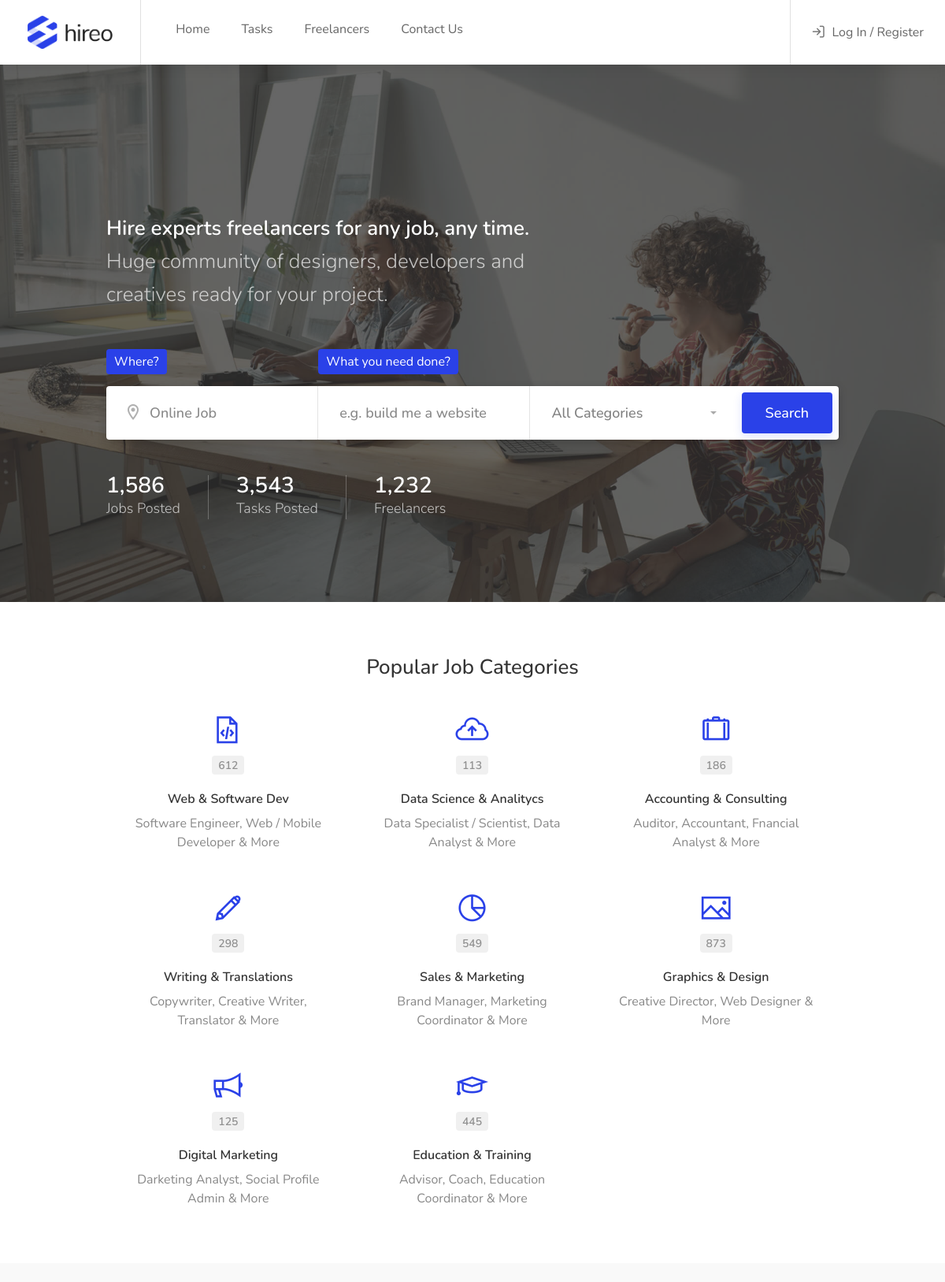
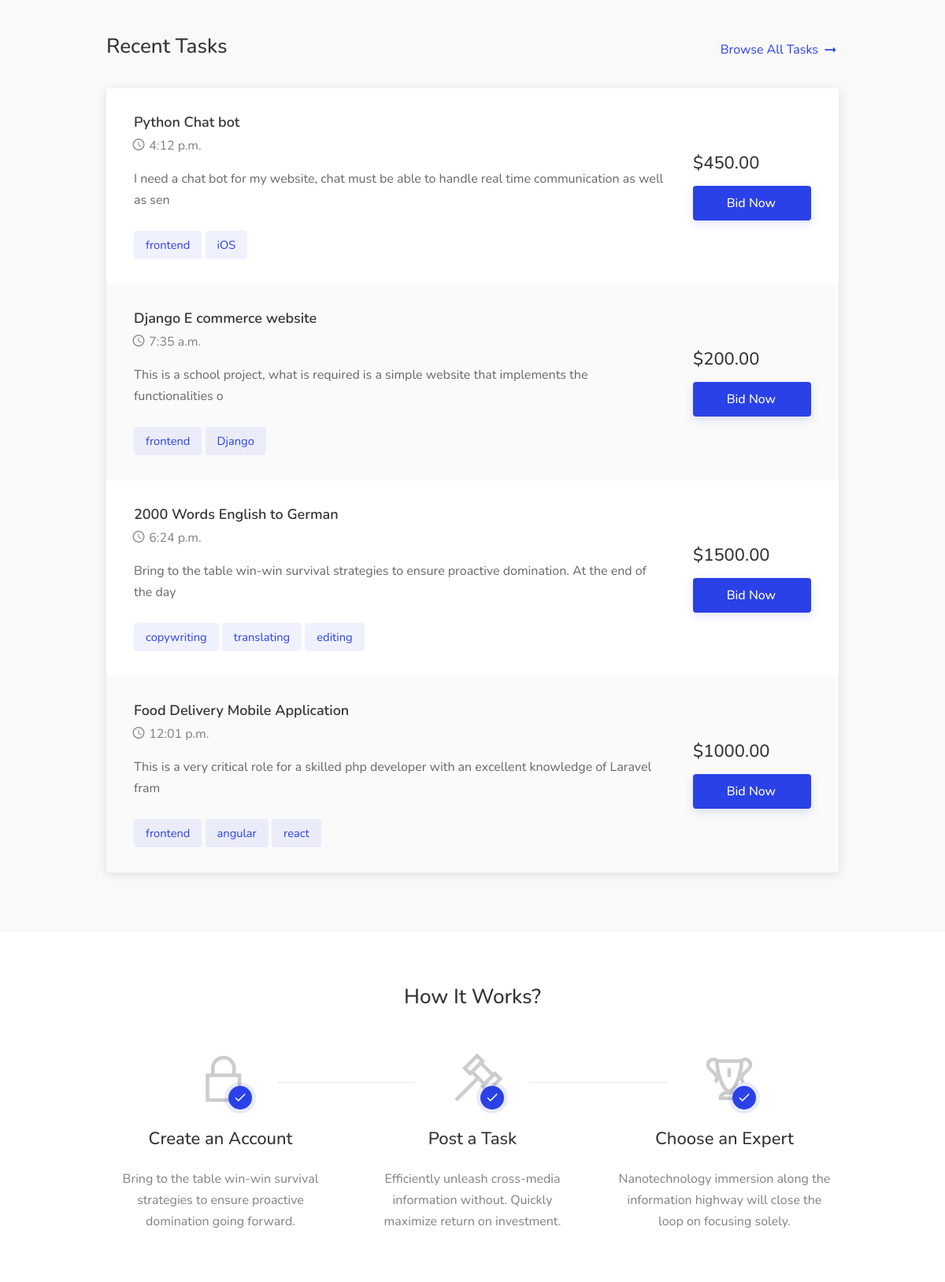
The page / (upper part) on the database its author committed (2 pictures, top to bottom).
### job/models.py (models this page shows, shortened)
class Job(models.Model):
    author = models.ForeignKey(User, on_delete=models.CASCADE)
    title = models.CharField(max_length=200)
    job_type = models.ForeignKey(Type, on_delete=models.DO_NOTHING)
    job_category = models.ManyToManyField(Category)
    cost = models.IntegerField(default=100)
    skill = models.ManyToManyField(Skill, blank=True)
    date_created = models.DateTimeField(default=timezone.now)
    description = models.TextField(max_length=10000)
    favourite = models.ManyToManyField(User, related_name='fav_task', blank=True)

class Skill(models.Model):
    title = models.CharField(max_length=100)
    def __str__(self):
        return self.title

### job/views.py (the view)
# urls.py: path('', HomeView.as_view(), name='home'),
class HomeView(ListView):
    model = Job
    template_name = 'pages/home.html'
    def get_context_data(self, **kwargs):
        context =  super().get_context_data(**kwargs)
        context.update({
            "recent_tasks": Job.objects.all().order_by('-date_created')[:4]
        })
        return context

### templates/pages/home.html (shortened to what this page needs)
{% extends 'base.html' %}
{% load static %}
{% block content %}
<div class="intro-banner dark-overlay" data-background-image="{% static 'images/home-background-02.jpg' %}">
	<div class="transparent-header-spacer"></div>
	<div class="container">
		<div class="row">
			<div class="col-md-12">
				<div class="banner-headline">
					<h3>
						<strong>Hire experts freelancers for any job, any time.</strong>
						<br>
						<span>Huge community of designers, developers and creatives ready for your project.</span>
					</h3>
				</div>
			</div>
		</div>
		<div class="row">
			<div class="col-md-12">
				<div class="intro-banner-search-form margin-top-95">
					<div class="intro-search-field with-autocomplete">
						<label for="autocomplete-input" class="field-title ripple-effect">Where?</label>
						<div class="input-with-icon">
							<input id="autocomplete-input" type="text" placeholder="Online Job">
						</div>
					</div>
					<div class="intro-search-field">
						<label for ="intro-keywords" class="field-title ripple-effect">What you need done?</label>
						<input id="intro-keywords" type="text" placeholder="e.g. build me a website">
					</div>
					<div class="intro-search-field">
					</div>
					<div class="intro-search-button">
						<button class="button ripple-effect" onclick="window.location.href='freelancers-grid-layout-full-page.html'">Search</button>
					</div>
				</div>
			</div>
		</div>
		<div class="row">
			<div class="col-md-12">
				<ul class="intro-stats margin-top-45 hide-under-992px">
					<li>
						<strong class="counter">1,586</strong>
						<span>Jobs Posted</span>
					</li>
					<li>
						<strong class="counter">3,543</strong>
						<span>Tasks Posted</span>
					</li>
					<li>
						<strong class="counter">1,232</strong>
						<span>Freelancers</span>
					</li>
				</ul>
			</div>
		</div>
	</div>
</div>
<div class="section margin-top-65">
	<div class="container">
		<div class="row">
			<div class="col-xl-12">
				<div class="section-headline centered margin-bottom-15">
					<h3>Popular Job Categories</h3>
				</div>
				<div class="categories-container">
					<a href="jobs-grid-layout-full-page.html" class="category-box">
						<div class="category-box-icon">
							<i class="icon-line-awesome-file-code-o"></i>
						</div>
						<div class="category-box-counter">612</div>
						<div class="category-box-content">
							<h3>Web & Software Dev</h3>
							<p>Software Engineer, Web / Mobile Developer & More</p>
						</div>
					</a>
					<a href="jobs-list-layout-full-page-map.html" class="category-box">
						<div class="category-box-icon">
							<i class="icon-line-awesome-cloud-upload"></i>
						</div>
						<div class="category-box-counter">113</div>
						<div class="category-box-content">
							<h3>Data Science & Analitycs</h3>
							<p>Data Specialist / Scientist, Data Analyst & More</p>
						</div>
					</a>
					<a href="jobs-list-layout-full-page-map.html" class="category-box">
						<div class="category-box-icon">
							<i class="icon-line-awesome-suitcase"></i>
						</div>
						<div class="category-box-counter">186</div>
						<div class="category-box-content">
							<h3>Accounting & Consulting</h3>
							<p>Auditor, Accountant, Fnancial Analyst & More</p>
						</div>
					</a>
					<a href="jobs-list-layout-1.html" class="category-box">
						<div class="category-box-icon">
							<i class="icon-line-awesome-pencil"></i>
						</div>
						<div class="category-box-counter">298</div>
						<div class="category-box-content">
							<h3>Writing & Translations</h3>
							<p>Copywriter, Creative Writer, Translator & More</p>
						</div>
					</a>
					<a href="jobs-list-layout-2.html" class="category-box">
						<div class="category-box-icon">
							<i class="icon-line-awesome-pie-chart"></i>
						</div>
						<div class="category-box-counter">549</div>
						<div class="category-box-content">
							<h3>Sales & Marketing</h3>
							<p>Brand Manager, Marketing Coordinator & More</p>
						</div>
					</a>
					<a href="jobs-list-layout-1.html" class="category-box">
						<div class="category-box-icon">
							<i class="icon-line-awesome-image"></i>
						</div>
						<div class="category-box-counter">873</div>
						<div class="category-box-content">
							<h3>Graphics & Design</h3>
							<p>Creative Director, Web Designer & More</p>
						</div>
					</a>
					<a href="jobs-list-layout-2.html" class="category-box">
						<div class="category-box-icon">
							<i class="icon-line-awesome-bullhorn"></i>
						</div>
						<div class="category-box-counter">125</div>
						<div class="category-box-content">
							<h3>Digital Marketing</h3>
							<p>Darketing Analyst, Social Profile Admin & More</p>
						</div>
					</a>
					<a href="jobs-grid-layout-full-page.html" class="category-box">
						<div class="category-box-icon">
							<i class="icon-line-awesome-graduation-cap"></i>
						</div>
						<div class="category-box-counter">445</div>
						<div class="category-box-content">
							<h3>Education & Training</h3>
							<p>Advisor, Coach, Education Coordinator & More</p>
						</div>
					</a>
				</div>
			</div>
		</div>
	</div>
</div>
<div class="section gray margin-top-45 padding-top-65 padding-bottom-75">
	<div class="container">
		<div class="row">
			<div class="col-xl-12">
				<div class="section-headline margin-top-0 margin-bottom-35">
					<h3>Recent Tasks</h3>
					<a href="{% url 'job:job-list' %}" class="headline-link">Browse All Tasks</a>
				</div>
				<div class="tasks-list-container compact-list margin-top-35">
					{% for task in recent_tasks %}
					<a href="{% url 'job:job-detail' task.id %}" class="task-listing">
						<div class="task-listing-details">
							<div class="task-listing-description">
								<h3 class="task-listing-title">{{ task.title }}</h3>
								<ul class="task-icons">
									<li><i class="icon-material-outline-access-time"></i> {{ task.date_created|date:'P'}}</li>
								</ul>
								<p class="task-listing-text">{{ task.description|stringformat:".100s" }}</p>
								<div class="task-tags">
									{% for skill in task.skill.all %}
									<span>{{ skill }}</span>
									{% endfor %}
								</div>
							</div>
						</div>
						<div class="task-listing-bid">
							<div class="task-listing-bid-inner">
								<div class="task-offers">
									<h3>${{ task.cost }}.00</h3>
								</div>
								<span class="button button-sliding-icon ripple-effect">Bid Now </span>
							</div>
						</div>
					</a>
					{% endfor %}
				</div>
			</div>
		</div>
	</div>
</div>
<div class="section padding-top-65 padding-bottom-65">
	<div class="container">
		<div class="row">
			<div class="col-xl-12">
				<div class="section-headline centered margin-top-0 margin-bottom-5">
					<h3>How It Works?</h3>
				</div>
			</div>
			<div class="col-xl-4 col-md-4">
				<div class="icon-box with-line">
					<div class="icon-box-circle">
						<div class="icon-box-circle-inner">
							<i class="icon-line-awesome-lock"></i>
							<div class="icon-box-check"><i class="icon-material-outline-check"></i></div>
						</div>
					</div>
					<h3>Create an Account</h3>
					<p>Bring to the table win-win survival strategies to ensure proactive domination going forward.</p>
				</div>
			</div>
			<div class="col-xl-4 col-md-4">
				<div class="icon-box with-line">
					<div class="icon-box-circle">
						<div class="icon-box-circle-inner">
							<i class="icon-line-awesome-legal"></i>
							<div class="icon-box-check"><i class="icon-material-outline-check"></i></div>
						</div>
					</div>
					<h3>Post a Task</h3>
					<p>Efficiently unleash cross-media information without. Quickly maximize return on investment.</p>
				</div>
			</div>
			<div class="col-xl-4 col-md-4">
				<div class="icon-box">
					<div class="icon-box-circle">
						<div class="icon-box-circle-inner">
							<i class=" icon-line-awesome-trophy"></i>
							<div class="icon-box-check"><i class="icon-material-outline-check"></i></div>
						</div>
					</div>
					<h3>Choose an Expert</h3>
					<p>Nanotechnology immersion along the information highway will close the loop on focusing solely.</p>
				</div>
			</div>
		</div>
	</div>
</div>
{% endblock %}

### rows shown on the page
Job: title "Python Chat bot", date_created "4:12 p.m.", description "I need a chat bot for my website, chat must be able to handle real time communication as well as sen", cost "450"
Skill: title "frontend"
Skill: title "iOS"
Job: title "Django E commerce website", date_created "7:35 a.m.", description "This is a school project, what is required is a simple website that implements the functionalities o", cost "200"
Skill: title "Django"
Job: title "2000 Words English to German", date_created "6:24 p.m.", description "Bring to the table win-win survival strategies to ensure proactive domination. At the end of the day", cost "1500"
Skill: title "copywriting"
Skill: title "translating"
Skill: title "editing"
Job: title "Food Delivery Mobile Application", date_created "12:01 p.m.", description "This is a very critical role for a skilled php developer with an excellent knowledge of Laravel fram", cost "1000"
Skill: title "angular"
Skill: title "react"
